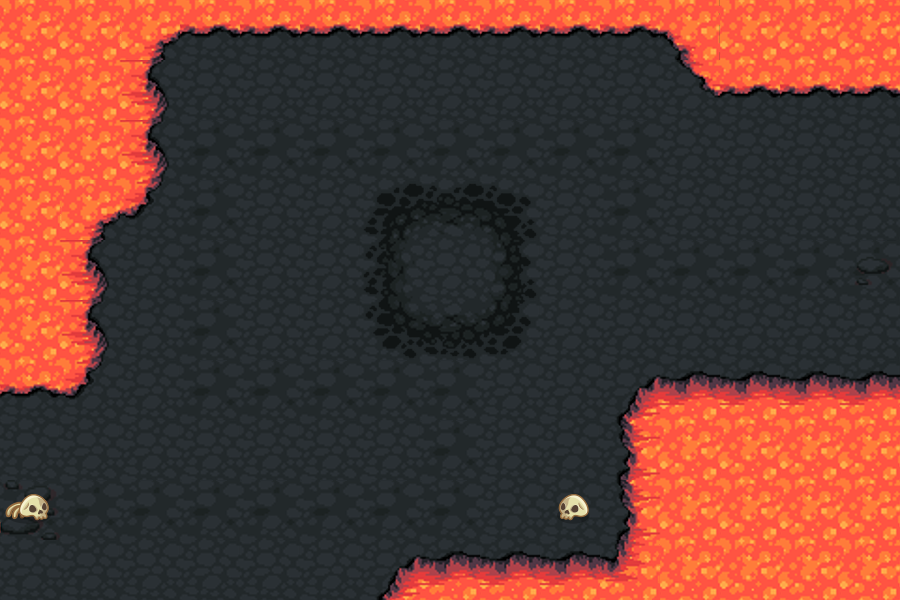

A 2D game scene composited from a Tiled map and its tileset images. What follows is a short description and the map's XML, with each tile layer's data collapsed to a summary:
An orthogonal 15x10 tile map with 60x60 px tiles, 3 tile layers (Tile Layer 1, Tile Layer 2, Tile Layer 3), 4 tilesets.

<map version="1.0" orientation="orthogonal" renderorder="right-down" width="15" height="10" tilewidth="60" tileheight="60" nextobjectid="1">
 <tileset firstgid="1" name="lava_ground@60" tilewidth="60" tileheight="60" tilecount="18">
  <image source="terrain/lava_ground@60.png" width="180" height="360" />
  <tile id="0">
   <properties>
    <property name="spawn" value="" />
    <property name="walkable" value="" />
   </properties>
  </tile>
  <tile id="1">
   <properties>
    <property name="blocked" value="" />
   </properties>
  </tile>
  <tile id="2">
   <properties>
    <property name="blocked" value="" />
   </properties>
  </tile>
  <tile id="3">
   <properties>
    <property name="base" value="" />
    <property name="walkable" value="" />
   </properties>
  </tile>
  <tile id="4">
   <properties>
    <property name="blocked" value="" />
   </properties>
  </tile>
  <tile id="5">
   <properties>
    <property name="blocked" value="" />
   </properties>
  </tile>
  <tile id="6">
   <properties>
    <property name="blocked" value="" />
   </properties>
  </tile>
  <tile id="7">
   <properties>
    <property name="blocked" value="" />
   </properties>
  </tile>
  <tile id="8">
   <properties>
    <property name="blocked" value="" />
   </properties>
  </tile>
  <tile id="9">
   <properties>
    <property name="blocked" value="" />
   </properties>
  </tile>
  <tile id="11">
   <properties>
    <property name="blocked" value="" />
   </properties>
  </tile>
  <tile id="12">
   <properties>
    <property name="blocked" value="" />
   </properties>
  </tile>
  <tile id="13">
   <properties>
    <property name="blocked" value="" />
   </properties>
  </tile>
  <tile id="14">
   <properties>
    <property name="blocked" value="" />
   </properties>
  </tile>
  <tile id="16">
   <properties>
    <property name="walkable" value="" />
   </properties>
  </tile>
 </tileset>
 <tileset firstgid="19" name="pitch@60" tilewidth="60" tileheight="60" tilecount="15">
  <image source="terrain/pitch@60.png" width="180" height="300" />
  <tile id="0">
   <properties>
    <property name="blocked" value="" />
   </properties>
  </tile>
  <tile id="1">
   <properties>
    <property name="blocked" value="" />
   </properties>
  </tile>
  <tile id="2">
   <properties>
    <property name="blocked" value="" />
   </properties>
  </tile>
  <tile id="3">
   <properties>
    <property name="blocked" value="" />
   </properties>
  </tile>
  <tile id="4">
   <properties>
    <property name="blocked" value="" />
   </properties>
  </tile>
  <tile id="5">
   <properties>
    <property name="blocked" value="" />
   </properties>
  </tile>
  <tile id="6">
   <properties>
    <property name="blocked" value="" />
   </properties>
  </tile>
  <tile id="7">
   <properties>
    <property name="blocked" value="" />
   </properties>
  </tile>
  <tile id="8">
   <properties>
    <property name="blocked" value="" />
   </properties>
  </tile>
  <tile id="9">
   <properties>
    <property name="blocked" value="" />
   </properties>
  </tile>
  <tile id="10">
   <properties>
    <property name="blocked" value="" />
   </properties>
  </tile>
  <tile id="11">
   <properties>
    <property name="blocked" value="" />
   </properties>
  </tile>
  <tile id="12">
   <properties>
    <property name="blocked" value="" />
   </properties>
  </tile>
  <tile id="13">
   <properties>
    <property name="blocked" value="" />
   </properties>
  </tile>
  <tile id="14">
   <properties>
    <property name="blocked" value="" />
   </properties>
  </tile>
 </tileset>
 <tileset firstgid="34" name="lava@60" tilewidth="60" tileheight="60" tilecount="18">
  <image source="terrain/lava@60.png" width="180" height="360" />
  <tile id="0">
   <properties>
    <property name="blocked" value="" />
   </properties>
  </tile>
  <tile id="1">
   <properties>
    <property name="blocked" value="" />
   </properties>
  </tile>
  <tile id="2">
   <properties>
    <property name="blocked" value="" />
   </properties>
  </tile>
  <tile id="3">
   <properties>
    <property name="blocked" value="" />
   </properties>
  </tile>
  <tile id="4">
   <properties>
    <property name="blocked" value="" />
   </properties>
  </tile>
  <tile id="5">
   <properties>
    <property name="blocked" value="" />
   </properties>
  </tile>
  <tile id="6">
   <properties>
    <property name="blocked" value="" />
   </properties>
  </tile>
  <tile id="7">
   <properties>
    <property name="blocked" value="" />
   </properties>
  </tile>
  <tile id="8">
   <properties>
    <property name="blocked" value="" />
   </properties>
  </tile>
  <tile id="9">
   <properties>
    <property name="blocked" value="" />
   </properties>
  </tile>
  <tile id="10">
   <properties>
    <property name="blocked" value="" />
   </properties>
  </tile>
  <tile id="11">
   <properties>
    <property name="blocked" value="" />
   </properties>
  </tile>
  <tile id="12">
   <properties>
    <property name="blocked" value="" />
   </properties>
  </tile>
  <tile id="13">
   <properties>
    <property name="blocked" value="" />
   </properties>
  </tile>
  <tile id="14">
   <properties>
    <property name="blocked" value="" />
   </properties>
  </tile>
  <tile id="15">
   <properties>
    <property name="blocked" value="" />
   </properties>
  </tile>
  <tile id="16">
   <properties>
    <property name="blocked" value="" />
   </properties>
  </tile>
  <tile id="17">
   <properties>
    <property name="blocked" value="" />
   </properties>
  </tile>
 </tileset>
 <tileset firstgid="52" name="dark_ground@60" tilewidth="60" tileheight="60" tilecount="24">
  <image source="terrain/dark_ground@60.png" width="180" height="480" />
 </tileset>
 <layer name="Tile Layer 1" width="15" height="10">
  <data>[150 cells, 150 non-empty, 2 distinct tile ids]</data>
 </layer>
 <layer name="Tile Layer 2" width="15" height="10">
  <data>[150 cells, 60 non-empty, 13 distinct tile ids]</data>
 </layer>
 <layer name="Tile Layer 3" width="15" height="10">
  <data>[150 cells, 11 non-empty, 11 distinct tile ids]</data>
 </layer>
</map>
